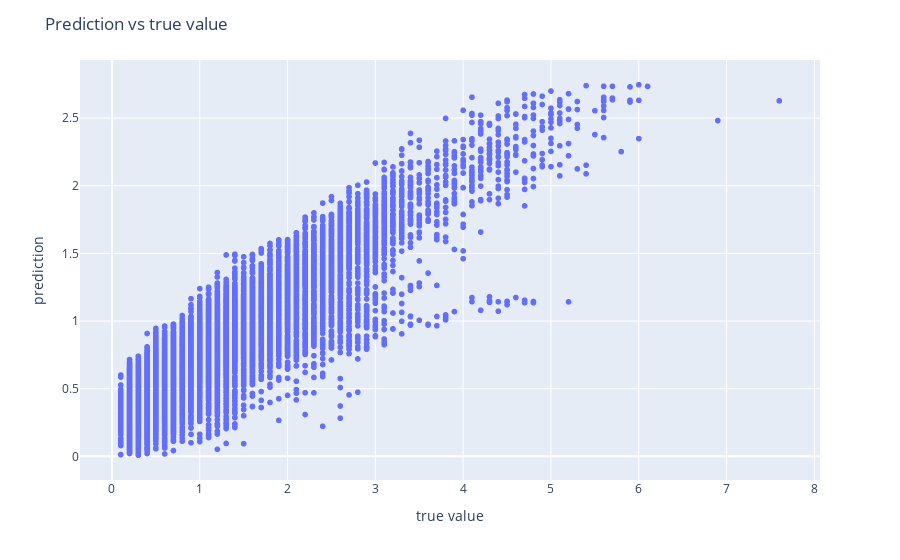

Notebook code cell kept with this figure:
### Code cell
# Test model
print('Test accuracy of the model: {:.3f}'.format(pipe.score(X_test, Y_test)))
plot_prediction(pipe, X_test, Y_test, func=lambda x: np.sqrt(np.sum(x**2, axis=1)))

### Figure 1 — Plotly figure (JSON) as saved in the notebook; plotly's stock layout.template omitted (floating-point values rounded to 4 significant figures; data arrays with more than 128 entries replaced by an {"elided": "..."} marker saying what was removed)
{"data": [{"hovertemplate": "x=%{x}<br>y=%{y}<extra></extra>", "legendgroup": "", "marker": {"color": "#636efa", "symbol": "circle"}, "mode": "markers", "name": "", "showlegend": false, "type": "scattergl", "x": {"elided": "14608 float values"}, "xaxis": "x", "y": {"elided": "14608 float values"}, "yaxis": "y"}], "layout": {"legend": {"tracegroupgap": 0}, "margin": {"t": 60}, "title": {"text": "Prediction vs true value"}, "xaxis": {"anchor": "y", "domain": [0, 1], "title": {"text": "true value"}}, "yaxis": {"anchor": "x", "domain": [0, 1], "title": {"text": "prediction"}}}}
